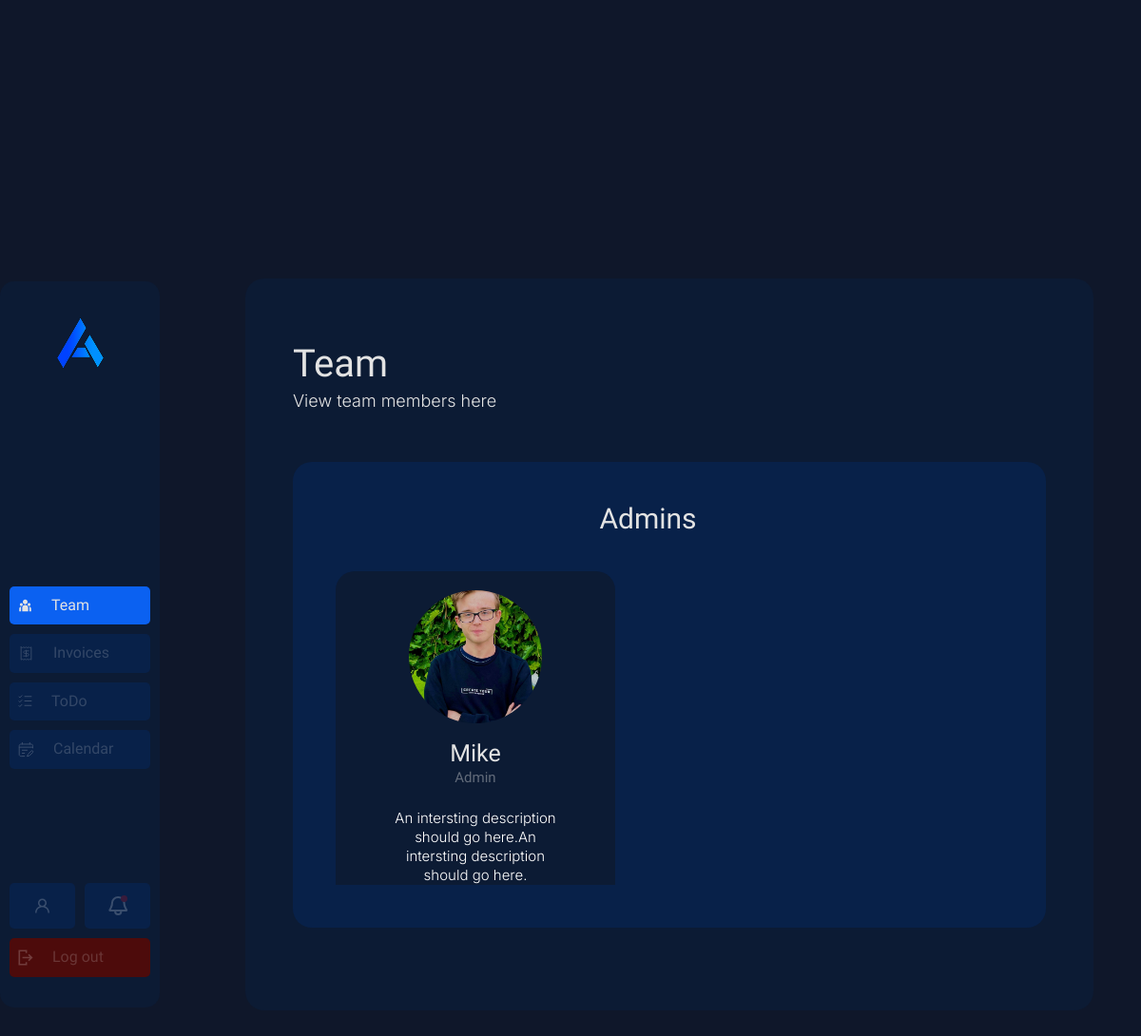
Screenshot of /team (signed in) with the database file from the repository.
### database/models/user.py (models this page shows)
class User(db.Model, UserMixin):
    id = db.Column(db.Integer, primary_key=True)
    email = db.Column(db.String(150), unique=True, nullable=False)
    password = db.Column(db.String(150), nullable=False)
    role = db.Column(db.String(20), nullable=False, default='user')
    name = db.Column(db.String(20), nullable=False)
    bio = db.Column(db.String(100), nullable=False, default='Lorem ipsum dolor sit amet, consectetur adipiscing elit, sed do eiusmod tempor incididunt ut labore et dolore magna aliqua. Ut enim ad minim veniam, quis nostrud exercitation ullamco laboris nisi ut aliquip ex ea commodo consequat')
    invoices_count = db.Column(db.Integer, nullable=False, default=0)
    todo_count = db.Column(db.Integer, nullable=False, default=0)
    revenue = db.Column(db.Integer, nullable=False, default=0)
    profile_img = db.Column(db.String(50), nullable=False, default='images/default-profile.jpg')
    joined = db.Column(db.String(10), nullable=False, default=datetime.now().strftime('%d.%m.%Y'))

### main.py (the view)
@app.route('/team')
@login_required
def team():
    admins = User.query.filter(User.role.in_(['admin', 'founder'])).all()
    managers = User.query.filter_by(role='manager').all()
    others = User.query.filter(~User.role.in_(['admin', 'manager', 'founder'])).all()
    return render_template('team.html',
                           active_page='team',
                           admins=admins,
                           managers=managers,
                           others=others)

### main.py (called while the page is built, shortened)
@login_manager.user_loader
def load_user(user_id):
    return User.query.get(int(user_id))

@app.context_processor
def inject_data():
    if current_user.is_authenticated:
        notifications = Notification.query.filter_by(user_id=current_user.id).all()
        return dict(notifications=notifications)
    return dict(notifications=[])

@app.before_request
def init_table():
    db.create_all()
    if User.query.count() == 0:
        db.session.add(User(email='test@gmail.com',
                            password=hash_password('12345678'),
                            role='admin',
                            name=generate_username()[0]))
        db.session.commit()

### app/templates/team.html (shortened to what this page needs)
{% extends 'base.html' %}
{% block head %}
<link href="https://cdn.jsdelivr.net/npm/fullcalendar@6.1.10/index.global.min.css" rel="stylesheet" />
<link rel="stylesheet" href="{{ url_for('static', filename='css/sidebar.css') }}">
<link rel="stylesheet" href="{{ url_for('static', filename='css/team.css') }}">
{% endblock %}
{% block body %}
<body>
    <div class="panel-container">
        {% include 'sidebar.html' %}
        <div class="panel-admin">
            <div class="panel-admin-first">
                <h3>Team</h3>
                <p>View team members here</p>
            </div>
            <div class="panel-admin-info">
                <div class="panel-tab-scrollable" id="user-tab" style="display: block;">
                    <div class="user_cards" id="user-cards">
                        <h2>Admins</h2>
                        {% for admin in admins %}
                            <div class="user_item">
                                <div class="user_item_single">
                                    <img src="{{ url_for('static', filename=admin.profile_img) }}" width="140" height="140" style="border-radius: 50%; object-fit:cover">
                                    <h3>{{ admin.name }}</h3>
                                    <span>{{ admin.role.capitalize() }}</span>
                                </div>
                                <p>{{ admin.bio[:100] }}{% if admin.bio|length > 100 %}...{% endif %}</p>
                            </div>
                        {% endfor %}
                    </div>
                </div>
            </div>
        </div>
    </div>
</body>
{% endblock %}

### app/static/css/global.css (style rules this page uses)
:root { --bg-color: #0F172A; --third-bg-color: #0C1B34; --secondary-bg-color: 12, 27, 52; --button-primary-color: #0B61F1; --button-secondary-color: #082149; --button-hover-color: #0047BE; --button-close-color: #CB2121; --button-close-hover-color: #ac1e1e; --button-success-color: #0AAA3D; --button-success-hover-color: #099435; --text-color-primary: #E3E3E3; }
body { background: var(--bg-color); overflow-x: hidden; }
.panel-container { display: flex; align-items: center; justify-content: center; min-height: 100vh; gap: 45px; padding-right: 50px; }

### app/static/css/team.css (style rules this page uses)
.panel-admin { display: flex; flex-direction: column; gap: 55px; height: 630px; min-width: 630px; width: 1195px; background-color: var(--third-bg-color); padding: 70px 50px; border-radius: 20px; }
.panel-admin-first { display: flex; flex-direction: column; gap: 10px; justify-content: space-between; }
.panel-admin-first h3 { font-family: 'K2D'; font-size: 2.5rem; font-weight: 400; color: var(--text-color-primary); }
.panel-admin-first p { font-family: 'Inter'; font-weight: 300; font-size: 18px; color: var(--text-color-primary); }
.panel-tab-scrollable { border-radius: 20px; padding: 20px; background-color: var(--button-secondary-color); }
#user-tab { padding: 45px; }
.user_cards { display: flex; gap: 20px; padding-right: 45px; overflow-x: scroll; scrollbar-width: auto; scroll-behavior: smooth; padding-bottom: 10px; }
#user-cards { display: grid; grid-template-columns: repeat(3, 1fr); gap: 20px; overflow-y: scroll; scrollbar-width: auto; scroll-behavior: smooth; padding-bottom: 10px; justify-items: center; max-height: 400px; box-sizing: border-box; }
#user-cards h2 { grid-column: 1 / -1; margin-bottom: 20px; font-family: 'K2D'; color: var(--text-color-primary); font-size: 30px; }
.user_item { display: flex; flex-direction: column; align-items: center; justify-content: center; gap: 25px; width: 230px; flex-shrink: 0; padding: 20px 32px; background-color: var(--third-bg-color); border-radius: 20px; }
.user_item_single { text-align: center; }
.user_item_single h3 { margin-top: 16px; margin-bottom: 5px; font-family: 'K2D'; font-weight: 400; font-size: 25px; text-align: center; color: var(--text-color-primary); }
.user_item_single span { font-family: 'K2D'; font-weight: 500; font-size: 15px; text-align: center; color: rgba(227, 227, 227, 0.4); }
.user_item p { max-width: 170px; text-align: center; font-family: 'Inter'; font-size: 15px; font-weight: 300; line-height: 20px; color: #fff; }

### rows the page displays
User: profile_img (picture), name "Mike", role "Admin", bio "An intersting description should go here.An intersting description should go here."
